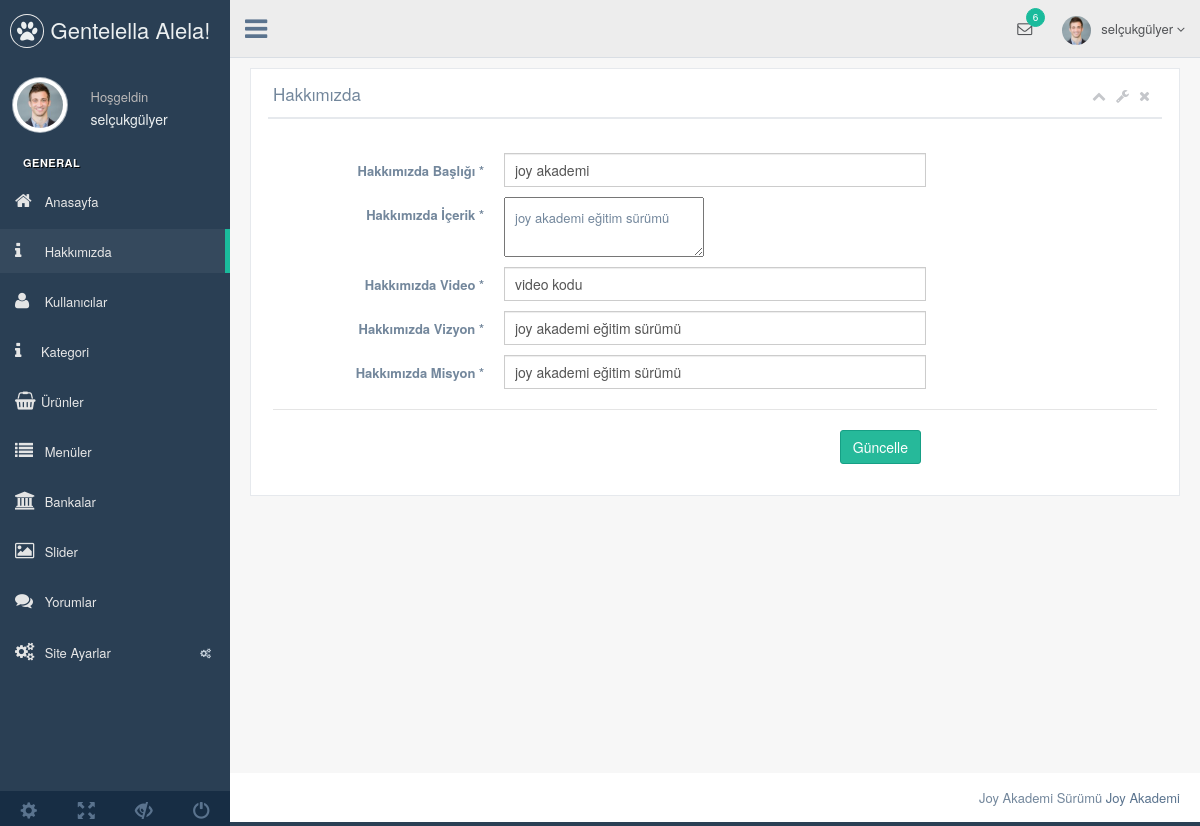
Page /nedmin/production/hakkimizda.php (signed in) on the committed database.
### tables this page shows
CREATE TABLE `kullanici` (
  `kullanici_id` int(11) NOT NULL,
  `kullanici_zaman` datetime NOT NULL DEFAULT CURRENT_TIMESTAMP,
  `kullanici_tc` varchar(250) NOT NULL,
  `kullanici_ad` varchar(50) NOT NULL,
  `kullanici_mail` varchar(50) NOT NULL,
  `kullanici_gsm` varchar(100) NOT NULL,
  `kullanici_password` varchar(50) NOT NULL,
  `kullanici_adsoyad` varchar(50) NOT NULL,
  `kullanici_adres` varchar(50) NOT NULL,
  `kullanici_il` varchar(250) NOT NULL,
  `kullanici_ilce` varchar(250) NOT NULL,
  `kullanici_unvan` varchar(100) NOT NULL,
  `kullanici_yetki` varchar(50) NOT NULL,
  `kullanici_durum` int(1) NOT NULL DEFAULT '1'
);

CREATE TABLE `hakkimizda` (
  `hakkimizda_id` int(11) NOT NULL,
  `hakkimizda_baslik` varchar(250) NOT NULL,
  `hakkimizda_icerik` text NOT NULL,
  `hakkimizda_video` varchar(50) NOT NULL,
  `hakkimizda_vizyon` varchar(500) NOT NULL,
  `hakkimizda_misyon` varchar(500) NOT NULL
);

### nedmin/production/hakkimizda.php (the view, shortened to what this page needs)
<?php
include'header.php';
  include '../netting/baglan.php';
  $hakkimizdasor=$db->prepare("SELECT * from hakkimizda where hakkimizda_id=:id" );
  $hakkimizdasor->execute(array
    (
      'id'=> 0
    ));
  $hakkimizdacek=$hakkimizdasor->fetch(PDO::FETCH_ASSOC);
?>
<head>
</head>
        <div class="right_col" role="main">
          <div class="">
            <div class="row">
              <div class="col-md-12 col-sm-12 col-xs-12">
                <div class="x_panel">
                  <div class="x_title">
                    <h2>Hakkımızda </h2>
                    <ul class="nav navbar-right panel_toolbox">
                      <li><a class="collapse-link"><i class="fa fa-chevron-up"></i></a>
                      </li>
                      <li class="dropdown">
                        <a href="#" class="dropdown-toggle" data-toggle="dropdown" role="button" aria-expanded="false"><i class="fa fa-wrench"></i></a>
                      </li>
                      <li><a class="close-link"><i class="fa fa-close"></i></a>
                      </li>
                    </ul>
                    <div class="clearfix"></div>
                  </div>
                  <div class="x_content">
                    <br />
                    <form action="../netting/islem.php" method="POST" id="demo-form2" data-parsley-validate class="form-horizontal form-label-left">
                      <div class="form-group">
                        <label class="control-label col-md-3 col-sm-3 col-xs-12" for="first-name">Hakkımızda Başlığı <span class="required">*</span>
                        </label>
                        <div class="col-md-6 col-sm-6 col-xs-12">
                          <input type="text" id="first-name" name="hakkimizda_baslik" required="required" value="<?php echo $hakkimizdacek['hakkimizda_baslik'] ?>" class="form-control col-md-7 col-xs-12">
                        </div>
                      </div>
                       <div class="form-group">
                        <label class="control-label col-md-3 col-sm-3 col-xs-12" for="first-name">Hakkımızda İçerik <span class="required">*</span>
                        </label>
                        <div class="col-md-6 col-sm-6 col-xs-12">
                         <textarea class="ckeditor" id="editör1" name="hakkimizda_icerik"><?php echo $hakkimizdacek['hakkimizda_icerik'] ?></textarea>
                        </div>
                      </div>
                       <div class="form-group">
                        <label class="control-label col-md-3 col-sm-3 col-xs-12" for="first-name">Hakkımızda Video <span class="required">*</span>
                        </label>
                        <div class="col-md-6 col-sm-6 col-xs-12">
                          <input type="text" id="first-name" name="hakkimizda_video" value="<?php echo $hakkimizdacek['hakkimizda_video'] ?>" required="required" class="form-control col-md-7 col-xs-12">
                        </div>
                      </div>
                       <div class="form-group">
                        <label class="control-label col-md-3 col-sm-3 col-xs-12" for="first-name">Hakkımızda Vizyon <span class="required">*</span>
                        </label>
                        <div class="col-md-6 col-sm-6 col-xs-12">
                          <input type="text" id="first-name" name="hakkimizda_vizyon" value="<?php echo $hakkimizdacek['hakkimizda_vizyon'] ?>" required="required" class="form-control col-md-7 col-xs-12">
                        </div>
                      </div>
                        <div class="form-group">
                        <label class="control-label col-md-3 col-sm-3 col-xs-12" for="first-name">Hakkımızda Misyon <span class="required">*</span>
                        </label>
                        <div class="col-md-6 col-sm-6 col-xs-12">
                          <input type="text" id="first-name" name="hakkimizda_misyon" value="<?php echo $hakkimizdacek['hakkimizda_misyon'] ?>" required="required" class="form-control col-md-7 col-xs-12">
                        </div>
                      </div>
                      <div class="ln_solid"></div>
                      <div class="form-group">
                        <div align="right" class="col-md-6 col-sm-6 col-xs-12 col-md-offset-3">
                          <button type="submit" name="hakkimizdaayarkaydet" class="btn btn-success">Güncelle</button>
                        </div>
                      </div>
                    </form>
                  </div>
                </div>
              </div>
            </div>
          </div>
        </div>
     <?php include 'footer.php'; ?>

### nedmin/production/header.php (shortened to what this page needs)
<?php
  include '../netting/baglan.php';
    $kullanicisor=$db->prepare("SELECT * from kullanici where kullanici_mail=:mail" );
  $kullanicisor->execute(array
    (
      'mail' => $_SESSION['kullanici_mail']
    ));
  $kullanicicek=$kullanicisor->fetch(PDO::FETCH_ASSOC);
 ?>
<!DOCTYPE html>
<html lang="en">
  <head>
    <link href="../vendors/bootstrap/dist/css/bootstrap.min.css" rel="stylesheet">
    <link href="../vendors/font-awesome/css/font-awesome.min.css" rel="stylesheet">
    <link href="../vendors/nprogress/nprogress.css" rel="stylesheet">
    <link href="../vendors/iCheck/skins/flat/green.css" rel="stylesheet">
    <link href="../vendors/datatables.net-bs/css/dataTables.bootstrap.min.css" rel="stylesheet">
    <link href="../vendors/datatables.net-buttons-bs/css/buttons.bootstrap.min.css" rel="stylesheet">
    <link href="../vendors/datatables.net-fixedheader-bs/css/fixedHeader.bootstrap.min.css" rel="stylesheet">
    <link href="../vendors/datatables.net-responsive-bs/css/responsive.bootstrap.min.css" rel="stylesheet">
    <link href="../vendors/datatables.net-scroller-bs/css/scroller.bootstrap.min.css" rel="stylesheet">
    <link rel="stylesheet"  href="../vendors/dropzone/dist/min/dropzone.min.css">
    <link href="../build/css/custom.min.css" rel="stylesheet">
  </head>
  <body class="nav-md">
    <div class="container body">
      <div class="main_container">
        <div class="col-md-3 left_col">
          <div class="left_col scroll-view">
            <div class="navbar nav_title" style="border: 0;">
              <a href="index.html" class="site_title"><i class="fa fa-paw"></i> <span>Gentelella Alela!</span></a>
            </div>
            <div class="profile clearfix">
              <div class="profile_pic">
                <img src="images/img.jpg" alt="..." class="img-circle profile_img">
              </div>
              <div class="profile_info">
                <span>Hoşgeldin</span>
                <h2><?php echo $kullanicicek['kullanici_adsoyad'] ?></h2>
              </div>
            </div>
            <br />
            <div id="sidebar-menu" class="main_menu_side hidden-print main_menu">
              <div class="menu_section">
                <h3>General</h3>
                <ul class="nav side-menu">
                   <li><a href="index.php"><i class="fa fa-home"></i> Anasayfa </a></li>
                     <li><a href="hakkimizda.php"><i class="fa fa-info"></i> Hakkımızda </a></li>
                      <li><a href="kullanici.php"><i class="fa fa-user"></i> Kullanıcılar </a></li>
                      <li><a href="kategori.php"><i class="fa fa-info"></i>Kategori</a></li>
                      <li><a href="urun.php"><i class="fa fa-shopping-basket"></i>Ürünler</a></li>
                      <li><a href="menu.php"><i class="fa fa-list"></i> Menüler </a></li>
                      <li><a href="banka.php"><i class="fa fa-university"></i> Bankalar </a></li>
                       <li><a href="slider.php"><i class="fa fa-image"></i> Slider </a></li>
                       <li><a href="yorumlar.php"><i class="fa fa-comments"></i> Yorumlar </a></li>
                  <li><a><i class="fa fa-cogs"></i> Site Ayarlar <span class="fa fa-cogs"></span></a>
                  </li>
                  </ul>
              </div>
            </div>
            <div class="sidebar-footer hidden-small">
              <a data-toggle="tooltip" data-placement="top" title="Settings">
                <span class="glyphicon glyphicon-cog" aria-hidden="true"></span>
              </a>
              <a data-toggle="tooltip" data-placement="top" title="FullScreen">
                <span class="glyphicon glyphicon-fullscreen" aria-hidden="true"></span>
              </a>
              <a data-toggle="tooltip" data-placement="top" title="Lock">
                <span class="glyphicon glyphicon-eye-close" aria-hidden="true"></span>
              </a>
              <a data-toggle="tooltip" data-placement="top" title="Logout">
                <span class="glyphicon glyphicon-off" aria-hidden="true"></span>
              </a>
            </div>
          </div>
        </div>
        <div class="top_nav">
          <div class="nav_menu">
            <nav>
              <div class="nav toggle">
                <a id="menu_toggle"><i class="fa fa-bars"></i></a>
              </div>
              <ul class="nav navbar-nav navbar-right">
                <li class="">
                  <a href="javascript:;" class="user-profile dropdown-toggle" data-toggle="dropdown" aria-expanded="false">
                    <img src="images/img.jpg" alt=""><?php echo $kullanicicek['kullanici_adsoyad'] ?>
                    <span class=" fa fa-angle-down"></span>
                  </a>
                </li>
                <li role="presentation" class="dropdown">
                  <a href="javascript:;" class="dropdown-toggle info-number" data-toggle="dropdown" aria-expanded="false">
                    <i class="fa fa-envelope-o"></i>
                    <span class="badge bg-green">6</span>
                  </a>
                </li>
              </ul>
            </nav>
          </div>
        </div>

### rows in the picture
kullanici: kullanici_adsoyad "selçukgülyer"
hakkimizda: hakkimizda_baslik "joy akademi", hakkimizda_icerik "joy akademi eğitim sürümü", hakkimizda_video "video kodu", hakkimizda_vizyon "joy akademi eğitim sürümü", hakkimizda_misyon "joy akademi eğitim sürümü"
